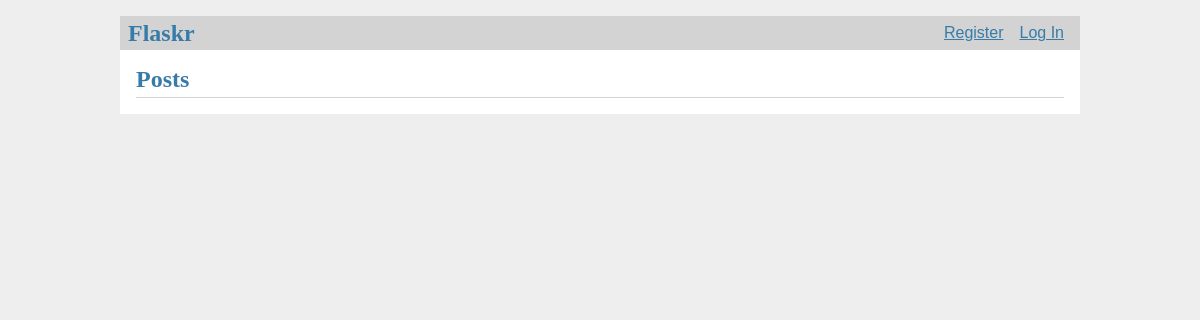
Before: / with the older database file.
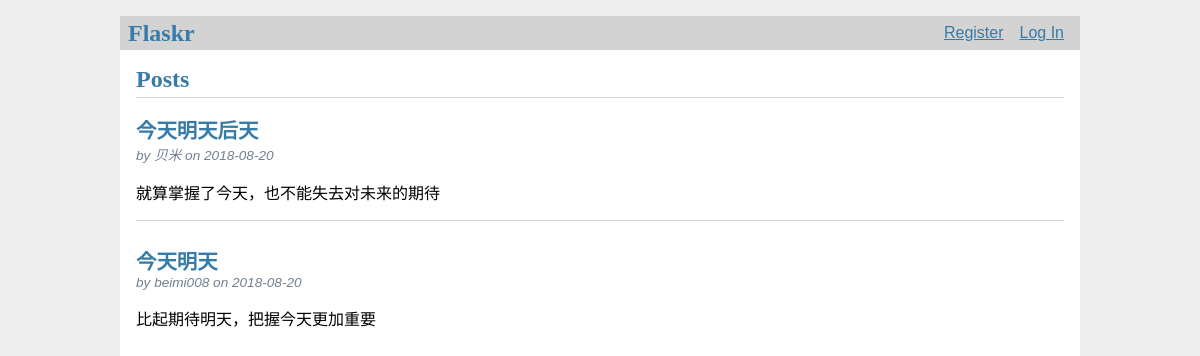
After: the same page with the newer database file.
### tables this page shows
CREATE TABLE post(
 id INTEGER PRIMARY KEY AUTOINCREMENT,
 author_id INTEGER NOT NULL ,
 created TIMESTAMP NOT NULL DEFAULT CURRENT_TIMESTAMP ,
 title TEXT NOT NULL ,
 body TEXT NOT NULL ,
 FOREIGN KEY (author_id) REFERENCES user(id)
);

CREATE TABLE user (
  id INTEGER PRIMARY KEY AUTOINCREMENT,
  username TEXT UNIQUE NOT NULL ,
  password TEXT NOT NULL
);

### flaskr/blog.py (the view)
@bp.route('/')
def index():
    db = get_db()
    posts = db.execute(
        'SELECT p.id, title, body, created, author_id, username'
        ' FROM post p JOIN user u ON p.author_id = u.id'
        ' ORDER BY created DESC'
    ).fetchall()
    return render_template('blog/index.html', posts=posts)

### flaskr/auth.py (called while the page is built)
@bp.before_app_request
def load_logged_in_user():
    user_id = session.get('user_id')
    if user_id is None:
        g.user = None
    else:
        g.user = get_db().execute(
            'SELECT * FROM user WHERE id = ?', (user_id,)
        ).fetchone()

### flaskr/db.py (called while the page is built)
def get_db():
    if 'db' not in g:
        g.db = sqlite3.connect(
            current_app.config['DATABASE'],
            detect_types=sqlite3.PARSE_DECLTYPES
        )
        g.db.row_factory = sqlite3.Row
    return g.db

### flaskr/templates/blog/index.html (shortened to what this page needs)
{% extends 'base.html' %}
{% block header %}
    <h1>{% block title %}Posts{% endblock %}</h1>
{% endblock %}
{% block content %}
    {% for post in posts %}
        <article class="post">
            <header>
                <div>
                    <h1>{{ post['title'] }}</h1>
                    <div class="about">by {{ post['username'] }} on {{ post['created'].strftime('%Y-%m-%d') }}</div>
                </div>
            </header>
            <p class="body">{{ post['body'] }}</p>
        </article>
        {% if not loop.last %}
            <hr>
        {% endif %}
    {% endfor %}
{% endblock %}

### flaskr/templates/base.html (shortened to what this page needs)
<!DOCTYPE html>
<link rel="stylesheet" href="{{ url_for('static', filename='style.css') }}">
<nav>
    <h1>Flaskr</h1>
    <ul>
        {% if g.user %}
            <li><span>{{ g.user['username'] }}</span></li>
            <li><a href="{{ url_for('auth.logout') }}">Log Out</a></li>
        {% else %}
            <li><a href="{{ url_for('auth.register') }}">Register</a></li>
            <li><a href="{{ url_for('auth.login') }}">Log In</a></li>
        {% endif %}
    </ul>
</nav>
<section class="content">
    <header>
        {% block header %}{% endblock %}
    </header>
    {% block content %}{% endblock %}
</section>

### flaskr/static/style.css (style rules this page uses)
h1 { font-family: serif; color: #377ba8; margin: 1rem 0; }
a { color: #377ba8; }
hr { border: none; border-top: 1px solid lightgray; }
nav { background: lightgray; display: flex; align-items: center; padding: 0 0.5rem; }
nav h1 { flex: auto; margin: 0; }
nav ul { display: flex; list-style: none; margin: 0; padding: 0; }
nav ul li a, nav ul li span, header .action { display: block; padding: 0.5rem; }
.content { padding: 0 1rem 1rem; }
.content > header { border-bottom: 1px solid lightgray; display: flex; align-items: flex-end; }
.content > header h1 { flex: auto; margin: 1rem 0 0.25rem 0; }
.post > header { display: flex; align-items: flex-end; font-size: 0.85em; }
.post > header > div:first-of-type { flex: auto; }
.post > header h1 { font-size: 1.5em; margin-bottom: 0; }
.post .about { color: slategray; font-style: italic; }
.post .body { white-space: pre-line; }
.content:last-child { margin-bottom: 0; }

Changed rows visible on the page:
added post: title "今天明天后天", username "贝米", created "2018-08-20", body "就算掌握了今天，也不能失去对未来的期待"
added post: title "今天明天", username "beimi008", created "2018-08-20", body "比起期待明天，把握今天更加重要"
